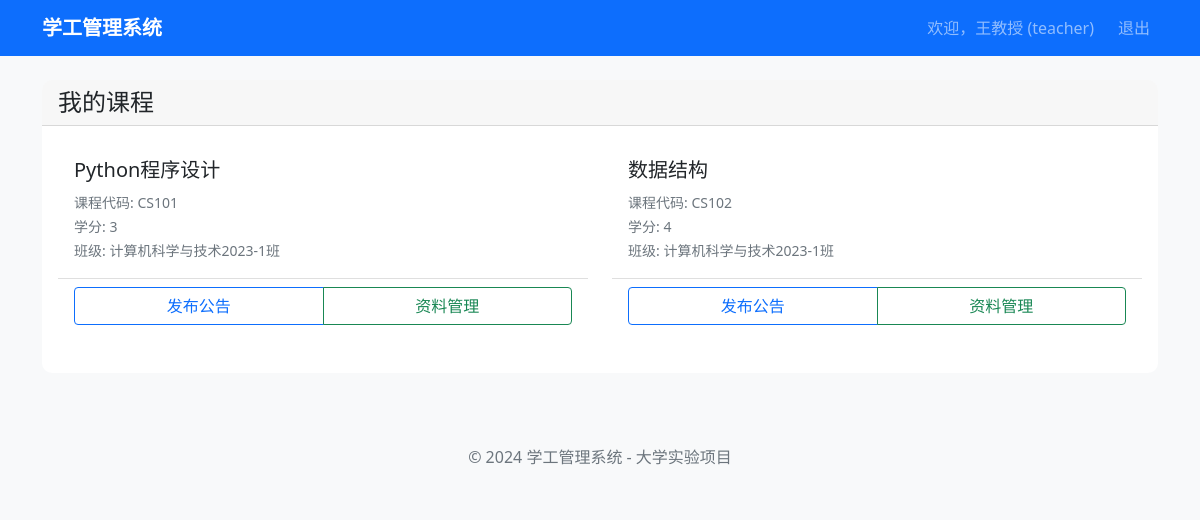
The app's page /teacher/courses (signed in) with its own data.
### models.py (models this page shows, shortened)
class User(UserMixin, db.Model):
    __tablename__ = 'users'
    id = db.Column(db.Integer, primary_key=True)
    username = db.Column(db.String(64), unique=True, nullable=False, index=True)
    email = db.Column(db.String(120), unique=True, nullable=False, index=True)
    password_hash = db.Column(db.String(128))
    role = db.Column(db.String(20), nullable=False)  # student, teacher, counselor
    real_name = db.Column(db.String(64), nullable=False)
    class_id = db.Column(db.Integer, db.ForeignKey('classes.id'))
    created_at = db.Column(db.DateTime, default=datetime.utcnow)
    def is_teacher(self):
        return self.role == 'teacher'

class Course(db.Model):
    __tablename__ = 'courses'
    id = db.Column(db.Integer, primary_key=True)
    course_code = db.Column(db.String(32), unique=True, nullable=False)
    course_name = db.Column(db.String(128), nullable=False)
    teacher_id = db.Column(db.Integer, db.ForeignKey('users.id'), nullable=False)
    class_id = db.Column(db.Integer, db.ForeignKey('classes.id'), nullable=False)
    credit = db.Column(db.Integer, default=2)
    grades_saved = db.Column(db.Boolean, default=False)  # 成绩是否已保存
    grades_submitted = db.Column(db.Boolean, default=False)  # 新增：成绩是否已提交
    grades_submitted_at = db.Column(db.DateTime)  # 新增：成绩提交时间
    created_at = db.Column(db.DateTime, default=datetime.utcnow)
    teacher = db.relationship('User', backref='courses_teaching', foreign_keys=[teacher_id])

class Class(db.Model):
    __tablename__ = 'classes'
    id = db.Column(db.Integer, primary_key=True)
    class_name = db.Column(db.String(64), nullable=False, unique=True)
    counselor_id = db.Column(db.Integer, db.ForeignKey('users.id'))
    created_at = db.Column(db.DateTime, default=datetime.utcnow)
    students = db.relationship('User', backref='class_info', foreign_keys='User.class_id')
    counselor = db.relationship('User', backref='counseled_classes', foreign_keys=[counselor_id])
    courses = db.relationship('Course', backref='class_info')

### routes/teacher.py (the view)
@teacher_bp.route('/courses')
@login_required
def course_manage():
    if not current_user.is_teacher():
        flash('无权访问此页面', 'danger')
        return redirect(url_for('auth.login'))
    courses = Course.query.filter_by(teacher_id=current_user.id).all()
    return render_template('teacher/course_manage.html', courses=courses)

### templates/teacher/course_manage.html (shortened to what this page needs)
{% extends "base.html" %}
{% block content %}
<div class="row">
    <div class="col-12">
        <div class="card">
            <div class="card-header">
                <h4 class="mb-0">我的课程</h4>
            </div>
            <div class="card-body">
                {% if courses %}
                <div class="row">
                    {% for course in courses %}
                    <div class="col-md-6 mb-4">
                        <div class="card h-100">
                            <div class="card-body">
                                <h5 class="card-title">{{ course.course_name }}</h5>
                                <p class="card-text">
                                    <small class="text-muted">课程代码: {{ course.course_code }}</small>
                                    <br>
                                    <small class="text-muted">学分: {{ course.credit }}</small>
                                    <br>
                                    <small class="text-muted">班级: {{ course.class_info.class_name }}</small>
                                </p>
                            </div>
                            <div class="card-footer bg-transparent">
                                <div class="btn-group w-100" role="group">
                                    <a href="{{ url_for('teacher.announcement_edit', course_id=course.id) }}"
                                       class="btn btn-outline-primary">
                                         发布公告
                                    </a>
                                    <a href="{{ url_for('teacher.material_manage', course_id=course.id) }}"
                                       class="btn btn-outline-success">
                                         资料管理
                                    </a>
                                </div>
                            </div>
                        </div>
                    </div>
                    {% endfor %}
                </div>
                {% endif %}
            </div>
        </div>
    </div>
</div>
{% endblock %}

### templates/base.html (shortened to what this page needs)
<!DOCTYPE html>
<html lang="zh-CN">
<head>
    <link href="https://cdn.jsdelivr.net/npm/bootstrap@5.1.3/dist/css/bootstrap.min.css" rel="stylesheet">
    <link href="{{ url_for('static', filename='css/style.css') }}" rel="stylesheet">
</head>
<body>
    <nav class="navbar navbar-expand-lg navbar-dark bg-primary">
        <div class="container">
            <a class="navbar-brand" href="{{ url_for('index') }}">学工管理系统</a>
            {% if current_user.is_authenticated %}
            <div class="navbar-nav ms-auto">
                <span class="navbar-text me-3">
                    欢迎，{{ current_user.real_name }} ({{ current_user.role }})
                </span>
                <a class="nav-link" href="{{ url_for('auth.logout') }}">退出</a>
            </div>
            {% endif %}
        </div>
    </nav>
    <main class="container mt-4">
        {% block content %}{% endblock %}
    </main>
    <footer class="bg-light mt-5 py-4">
        <div class="container text-center">
            <span class="text-muted">© 2024 学工管理系统 - 大学实验项目</span>
        </div>
    </footer>
</body>
</html>

### static/css/style.css (style rules this page uses)
body { background-color: #f8f9fa; }
.card { border: none; border-radius: 10px; }
.card-header { border-radius: 10px 10px 0 0 !important; }
.navbar-brand { font-weight: bold; }

### records on screen
User: real_name "王教授", role "teacher"
Course: course_name "Python程序设计", course_code "CS101", credit "3", class_info.class_name "计算机科学与技术2023-1班"
Course: course_name "数据结构", course_code "CS102", credit "4", class_info.class_name "计算机科学与技术2023-1班"
